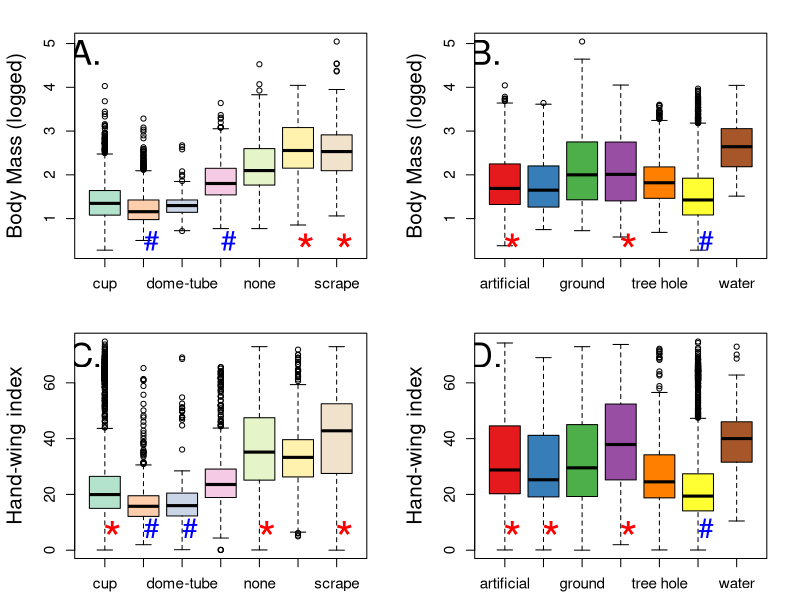

The R script that drew this image:
library(RColorBrewer)

pdf("Figure2.pdf",height=8,width=15)
par(mar = c(2.5, 4.5, 2, 2))
layout(matrix(c(1,2,3,4), 2, 2, byrow = TRUE))

##############
## Panel A
##############

x<-read.csv("Dataset-S2.csv") #read in data
x$PhyloName<-gsub(" ", "_",x$PhyloName)

#prepare the data
if(sum(is.na(x$PhyloName)>0)){x<-x[-which(is.na(x$PhyloName)),]}
if(sum(is.na(x$Body.mass..log.)>0)){x<-x[-which(is.na(x$Body.mass..log.)),]}
if(sum(is.na(x$Str.None)>0)){x<-x[-which(is.na(x$Str.None)),]}
if(sum(x$Str.None=="u")>0){x<-x[-which(x$Str.None=="u"),]}
if(sum(is.na(x$Str.Platform)>0)){x<-x[-which(is.na(x$Str.Platform)),]}
if(sum(x$Str.Platform=="u")>0){x<-x[-which(x$Str.Platform=="u"),]}
if(sum(is.na(x$Str.Cup)>0)){x<-x[-which(is.na(x$Str.Cup)),]}
if(sum(x$Str.Cup=="u")>0){x<-x[-which(x$Str.Cup=="u"),]}
if(sum(is.na(x$Str.Scrape)>0)){x<-x[-which(is.na(x$Str.Scrape)),]}
if(sum(x$Str.Scrape=="u")>0){x<-x[-which(x$Str.Scrape=="u"),]}
if(sum(is.na(x$Str.Excavation)>0)){x<-x[-which(is.na(x$Str.Excavation)),]}
if(sum(x$Str.Excavation=="u")>0){x<-x[-which(x$Str.Excavation=="u"),]}
if(sum(is.na(x$Str.Dome)>0)){x<-x[-which(is.na(x$Str.Dome)),]}
if(sum(x$Str.Dome=="u")>0){x<-x[-which(x$Str.Dome=="u"),]}
if(sum(is.na(x$Str.DomeAndTube)>0)){x<-x[-which(is.na(x$Str.DomeAndTube)),]}
if(sum(x$Str.DomeAndTube=="u")>0){x<-x[-which(x$Str.DomeAndTube=="u"),]}


hwis<-x$Body.mass..log.[which(x$Str.Cup==1)]
labels<-rep("cup",length(x$Body.mass..log.[which(x$Str.Cup==1)]))

hwis<-c(hwis,x$Body.mass..log.[which(x$Str.None==1)])
labels<-c(labels,rep("none",length(x$Body.mass..log.[which(x$Str.None==1)])))

hwis<-c(hwis,x$Body.mass..log.[which(x$Str.Platform==1)])
labels<-c(labels,rep("platform",length(x$Body.mass..log.[which(x$Str.Platform==1)])))

hwis<-c(hwis,x$Body.mass..log.[which(x$Str.Scrape==1)])
labels<-c(labels,rep("scrape",length(x$Body.mass..log.[which(x$Str.Scrape==1)])))

hwis<-c(hwis,x$Body.mass..log.[which(x$Str.Excavation==1)])
labels<-c(labels,rep("ex.",length(x$Body.mass..log.[which(x$Str.Excavation==1)])))

hwis<-c(hwis,x$Body.mass..log.[which(x$Str.Dome==1)])
labels<-c(labels,rep("dome",length(x$Body.mass..log.[which(x$Str.Dome==1)])))

hwis<-c(hwis,x$Body.mass..log.[which(x$Str.DomeAndTube==1)])
labels<-c(labels,rep("dome-tube",length(x$Body.mass..log.[which(x$Str.DomeAndTube==1)])))


cols<-brewer.pal(7,"Pastel2")

plot(hwis~as.factor(labels),col=cols,ylab="Body Mass (logged)",xlab="Nest Structure",cex.lab=1.5,cex.axis=1.1)
text("A.",x=0.5,y=4.8,cex=2.5)
text("#",x=2.2,y=0.5,cex=2,col="blue")
text("#",x=4.2,y=0.5,cex=2,col="blue")
text("*",x=6.2,y=0.5,cex=3.5,col="red")
text("*",x=7.2,y=0.5,cex=3.5,col="red")


##############
## Panel B
##############

x<-read.csv("Dataset-S2.csv") #read in data
x$PhyloName<-gsub(" ", "_",x$PhyloName)

#prepare the data
if(sum(is.na(x$PhyloName)>0)){x<-x[-which(is.na(x$PhyloName)),]}
if(sum(is.na(x$Body.mass..log.)>0)){x<-x[-which(is.na(x$Body.mass..log.)),]}
if(sum(is.na(x$Loc.Artificial)>0)){x<-x[-which(is.na(x$Loc.Artificial)),]}
if(sum(x$Loc.Artificial=="u")>0){x<-x[-which(x$Loc.Artificial=="u"),]}
if(sum(is.na(x$Loc.Ground)>0)){x<-x[-which(is.na(x$Loc.Ground)),]}
if(sum(x$Loc.Ground=="u")>0){x<-x[-which(x$Loc.Ground=="u"),]}
if(sum(is.na(x$Loc.EarthHole)>0)){x<-x[-which(is.na(x$Loc.EarthHole)),]}
if(sum(x$Loc.EarthHole=="u")>0){x<-x[-which(x$Loc.EarthHole=="u"),]}
if(sum(is.na(x$Loc.Rocks)>0)){x<-x[-which(is.na(x$Loc.Rocks)),]}
if(sum(x$Loc.Rocks=="u")>0){x<-x[-which(x$Loc.Rocks=="u"),]}
if(sum(is.na(x$Loc.TreeHole)>0)){x<-x[-which(is.na(x$Loc.TreeHole)),]}
if(sum(x$Loc.TreeHole=="u")>0){x<-x[-which(x$Loc.TreeHole=="u"),]}
if(sum(is.na(x$Loc.Water)>0)){x<-x[-which(is.na(x$Loc.Water)),]}
if(sum(x$Loc.Water=="u")>0){x<-x[-which(x$Loc.Water=="u"),]}
if(sum(is.na(x$Loc.Veg)>0)){x<-x[-which(is.na(x$Loc.Veg)),]}
if(sum(x$Loc.Veg=="u")>0){x<-x[-which(x$Loc.Veg=="u"),]}


hwis<-x$Body.mass..log.[which(x$Loc.EarthHole==1)]
labels<-rep("earth hole",length(x$Body.mass..log.[which(x$Loc.EarthHole==1)]))

hwis<-c(hwis,x$Body.mass..log.[which(x$Loc.Artificial==1)])
labels<-c(labels,rep("artificial",length(x$Body.mass..log.[which(x$Loc.Artificial==1)])))

hwis<-c(hwis,x$Body.mass..log.[which(x$Loc.Ground==1)])
labels<-c(labels,rep("ground",length(x$Body.mass..log.[which(x$Loc.Ground==1)])))

hwis<-c(hwis,x$Body.mass..log.[which(x$Loc.Rocks==1)])
labels<-c(labels,rep("rock",length(x$Body.mass..log.[which(x$Loc.Rocks==1)])))

hwis<-c(hwis,x$Body.mass..log.[which(x$Loc.TreeHole==1)])
labels<-c(labels,rep("tree hole",length(x$Body.mass..log.[which(x$Loc.TreeHole==1)])))

hwis<-c(hwis,x$Body.mass..log.[which(x$Loc.Water==1)])
labels<-c(labels,rep("water",length(x$Body.mass..log.[which(x$Loc.Water==1)])))

hwis<-c(hwis,x$Body.mass..log.[which(x$Loc.Veg==1)])
labels<-c(labels,rep("vegetation",length(x$Body.mass..log.[which(x$Loc.Veg==1)])))

cols<-brewer.pal(7,"Set1")

plot(hwis~as.factor(labels),col=cols,ylab="Body Mass (logged)",xlab="Nest Location",cex.lab=1.5,cex.axis=1.1)
text("B.",x=0.5,y=4.8,cex=2.5)
text("*",x=1.2,y=0.5,cex=3.5,col="red")
text("*",x=4.2,y=0.5,cex=3.5,col="red")
text("#",x=6.2,y=0.5,cex=2,col="blue")

##############
## Panel C
##############

x<-read.csv("Dataset-S2.csv") #read in data
x$PhyloName<-gsub(" ", "_",x$PhyloName)

#prepare the data
if(sum(is.na(x$PhyloName)>0)){x<-x[-which(is.na(x$PhyloName)),]}
if(sum(is.na(x$HWI)>0)){x<-x[-which(is.na(x$HWI)),]}
if(sum(is.na(x$Str.None)>0)){x<-x[-which(is.na(x$Str.None)),]}
if(sum(x$Str.None=="u")>0){x<-x[-which(x$Str.None=="u"),]}
if(sum(is.na(x$Str.Platform)>0)){x<-x[-which(is.na(x$Str.Platform)),]}
if(sum(x$Str.Platform=="u")>0){x<-x[-which(x$Str.Platform=="u"),]}
if(sum(is.na(x$Str.Cup)>0)){x<-x[-which(is.na(x$Str.Cup)),]}
if(sum(x$Str.Cup=="u")>0){x<-x[-which(x$Str.Cup=="u"),]}
if(sum(is.na(x$Str.Scrape)>0)){x<-x[-which(is.na(x$Str.Scrape)),]}
if(sum(x$Str.Scrape=="u")>0){x<-x[-which(x$Str.Scrape=="u"),]}
if(sum(is.na(x$Str.Excavation)>0)){x<-x[-which(is.na(x$Str.Excavation)),]}
if(sum(x$Str.Excavation=="u")>0){x<-x[-which(x$Str.Excavation=="u"),]}
if(sum(is.na(x$Str.Dome)>0)){x<-x[-which(is.na(x$Str.Dome)),]}
if(sum(x$Str.Dome=="u")>0){x<-x[-which(x$Str.Dome=="u"),]}
if(sum(is.na(x$Str.DomeAndTube)>0)){x<-x[-which(is.na(x$Str.DomeAndTube)),]}
if(sum(x$Str.DomeAndTube=="u")>0){x<-x[-which(x$Str.DomeAndTube=="u"),]}


hwis<-x$HWI[which(x$Str.Cup==1)]
labels<-rep("cup",length(x$HWI[which(x$Str.Cup==1)]))

hwis<-c(hwis,x$HWI[which(x$Str.None==1)])
labels<-c(labels,rep("none",length(x$HWI[which(x$Str.None==1)])))

hwis<-c(hwis,x$HWI[which(x$Str.Platform==1)])
labels<-c(labels,rep("platform",length(x$HWI[which(x$Str.Platform==1)])))

hwis<-c(hwis,x$HWI[which(x$Str.Scrape==1)])
labels<-c(labels,rep("scrape",length(x$HWI[which(x$Str.Scrape==1)])))

hwis<-c(hwis,x$HWI[which(x$Str.Excavation==1)])
labels<-c(labels,rep("ex.",length(x$HWI[which(x$Str.Excavation==1)])))

hwis<-c(hwis,x$HWI[which(x$Str.Dome==1)])
labels<-c(labels,rep("dome",length(x$HWI[which(x$Str.Dome==1)])))

hwis<-c(hwis,x$HWI[which(x$Str.DomeAndTube==1)])
labels<-c(labels,rep("dome-tube",length(x$HWI[which(x$Str.DomeAndTube==1)])))


library(RColorBrewer)

cols<-brewer.pal(7,"Pastel2")

plot(hwis~as.factor(labels),col=cols,ylab="Hand-wing index",xlab="Nest Structure",cex.lab=1.5,cex.axis=1.1)
text("C.",x=0.5,y=70,cex=2.5)
text("*",x=1.2,y=8,cex=3.5,col="red")
text("#",x=2.2,y=8,cex=2,col="blue")
text("#",x=3.2,y=8,cex=2,col="blue")
text("*",x=5.2,y=8,cex=3.5,col="red")
text("*",x=7.2,y=8,cex=3.5,col="red")

##############
## Panel D
##############

x<-read.csv("Dataset-S2.csv") #read in data
x$PhyloName<-gsub(" ", "_",x$PhyloName)

#prepare the data
if(sum(is.na(x$PhyloName)>0)){x<-x[-which(is.na(x$PhyloName)),]}
if(sum(is.na(x$HWI)>0)){x<-x[-which(is.na(x$HWI)),]}
if(sum(is.na(x$Loc.Artificial)>0)){x<-x[-which(is.na(x$Loc.Artificial)),]}
if(sum(x$Loc.Artificial=="u")>0){x<-x[-which(x$Loc.Artificial=="u"),]}
if(sum(is.na(x$Loc.Ground)>0)){x<-x[-which(is.na(x$Loc.Ground)),]}
if(sum(x$Loc.Ground=="u")>0){x<-x[-which(x$Loc.Ground=="u"),]}
if(sum(is.na(x$Loc.EarthHole)>0)){x<-x[-which(is.na(x$Loc.EarthHole)),]}
if(sum(x$Loc.EarthHole=="u")>0){x<-x[-which(x$Loc.EarthHole=="u"),]}
if(sum(is.na(x$Loc.Rocks)>0)){x<-x[-which(is.na(x$Loc.Rocks)),]}
if(sum(x$Loc.Rocks=="u")>0){x<-x[-which(x$Loc.Rocks=="u"),]}
if(sum(is.na(x$Loc.TreeHole)>0)){x<-x[-which(is.na(x$Loc.TreeHole)),]}
if(sum(x$Loc.TreeHole=="u")>0){x<-x[-which(x$Loc.TreeHole=="u"),]}
if(sum(is.na(x$Loc.Water)>0)){x<-x[-which(is.na(x$Loc.Water)),]}
if(sum(x$Loc.Water=="u")>0){x<-x[-which(x$Loc.Water=="u"),]}
if(sum(is.na(x$Loc.Veg)>0)){x<-x[-which(is.na(x$Loc.Veg)),]}
if(sum(x$Loc.Veg=="u")>0){x<-x[-which(x$Loc.Veg=="u"),]}


hwis<-x$HWI[which(x$Loc.EarthHole==1)]
labels<-rep("earth hole",length(x$HWI[which(x$Loc.EarthHole==1)]))

hwis<-c(hwis,x$HWI[which(x$Loc.Artificial==1)])
labels<-c(labels,rep("artificial",length(x$HWI[which(x$Loc.Artificial==1)])))

hwis<-c(hwis,x$HWI[which(x$Loc.Ground==1)])
labels<-c(labels,rep("ground",length(x$HWI[which(x$Loc.Ground==1)])))

hwis<-c(hwis,x$HWI[which(x$Loc.Rocks==1)])
labels<-c(labels,rep("rock",length(x$HWI[which(x$Loc.Rocks==1)])))

hwis<-c(hwis,x$HWI[which(x$Loc.TreeHole==1)])
labels<-c(labels,rep("tree hole",length(x$HWI[which(x$Loc.TreeHole==1)])))

hwis<-c(hwis,x$HWI[which(x$Loc.Water==1)])
labels<-c(labels,rep("water",length(x$HWI[which(x$Loc.Water==1)])))

hwis<-c(hwis,x$HWI[which(x$Loc.Veg==1)])
labels<-c(labels,rep("vegetation",length(x$HWI[which(x$Loc.Veg==1)])))


library(RColorBrewer)

cols<-brewer.pal(7,"Set1")
plot(hwis~as.factor(labels),col=cols,ylab="Hand-wing index",xlab="Nest Location",cex.lab=1.5,cex.axis=1.1)
text("D.",x=0.5,y=70,cex=2.5)
text("*",x=1.2,y=8,cex=3.5,col="red")
text("*",x=2.2,y=8,cex=3.5,col="red")
text("*",x=4.2,y=8,cex=3.5,col="red")
text("#",x=6.2,y=8,cex=2,col="blue")

dev.off()
